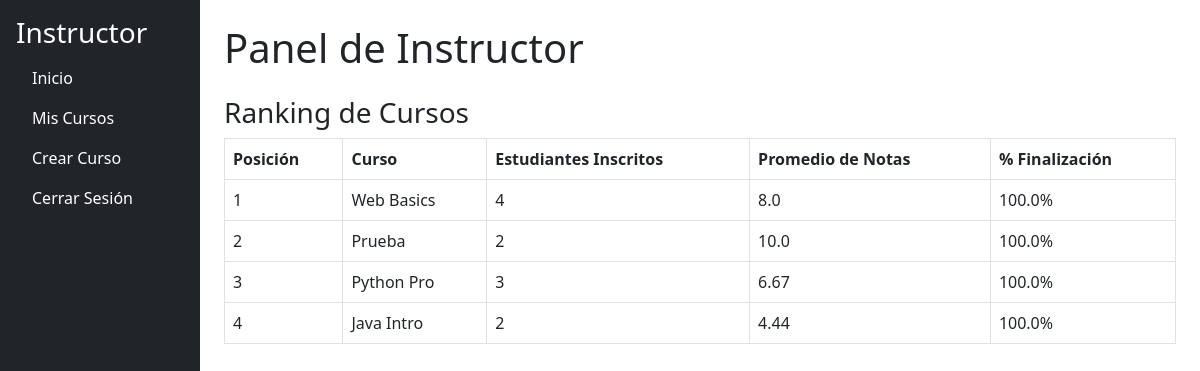
The page /instructor/dashboard (signed in) on the database its author committed.
### models.py (models this page shows, shortened)
class Course(db.Model):
    __tablename__ = 'courses'
    id = db.Column(db.Integer, primary_key=True)
    name = db.Column(db.String(200), nullable=False)
    description = db.Column(db.String(500), nullable=False)
    instructor_id = db.Column(db.Integer, db.ForeignKey('users.id'), nullable=False)
    modules = db.relationship('Module', back_populates='course', lazy=True, cascade='all, delete-orphan')
    enrollments = db.relationship(
        'CourseEnrollment', back_populates='course', lazy=True, cascade='all, delete-orphan'
    )

### app.py (the view)
@app.route('/instructor/dashboard', methods=['GET'])
@login_required
@role_required('instructor')
def instructor_dashboard():
    courses = Course.query.filter_by(instructor_id=current_user.id).all()
    course_metrics = []
    for course in courses:
        total_students = len(course.enrollments)
        total_scores = 0  # Suma de calificaciones
        total_responses = 0  # Total de respuestas evaluadas
        students_completed_course = 0  # Estudiantes que completaron todos los quizzes
        total_quizzes = sum(
            1 for module in course.modules for content in module.content_items if content.type == 'quiz'
        )
        for enrollment in course.enrollments:
            completed_quizzes = db.session.query(
                ContentItem.id
            ).join(StudentResponse).filter(
                StudentResponse.student_id == enrollment.student_id,
                StudentResponse.completed == True,
                ContentItem.module_id.in_([module.id for module in course.modules])
            ).group_by(ContentItem.id).count()
            if total_quizzes > 0 and completed_quizzes == total_quizzes:
                students_completed_course += 1
            for response in enrollment.student.responses:
                if (
                    response.content_item
                    and response.content_item.module
                    and response.content_item.module.course_id == course.id
                ):
                    if response.score is not None:
                        total_scores += response.score
                        total_responses += 1
        average_score = (
            round(total_scores / total_responses, 2) if total_responses > 0 else 0
        )
        completion_rate = (
            round((students_completed_course / total_students) * 100, 2)
            if total_students > 0 else 0
        )
        course_metrics.append({
            'course': course,
            'total_students': total_students,
            'average_score': average_score,
            'completion_rate': completion_rate
        })
    sorted_courses = sorted(
        course_metrics,
        key=lambda x: (
            0.4 * x['total_students'] +
            0.4 * x['average_score'] +
            0.2 * x['completion_rate']
        ),
        reverse=True
    )
    return render_template(
        'instructor/instructor_dashboard.html',
        courses=courses,
        course_metrics=sorted_courses
    )

### app.py (called while the page is built)
@login_manager.user_loader
def load_user(user_id):
    return User.query.get(int(user_id))

def role_required(role):
    def decorator(f):
        @wraps(f)
        def decorated_function(*args, **kwargs):
            if not current_user.is_authenticated or current_user.role.name != role:
                abort(403)
            return f(*args, **kwargs)
        return decorated_function
    return decorator

### app/templates/instructor/instructor_dashboard.html (shortened to what this page needs)
{% extends "instructor/base_instructor.html" %}
{% block content %}
<h1 class="mb-4">Panel de Instructor</h1>
{% if course_metrics %}
<div class="mb-4">
    <h3>Ranking de Cursos</h3>
    <table class="table table-bordered">
        <thead>
            <tr>
                <th>Posición</th>
                <th>Curso</th>
                <th>Estudiantes Inscritos</th>
                <th>Promedio de Notas</th>
                <th>% Finalización</th>
            </tr>
        </thead>
        <tbody>
            {% for i, metric in enumerate(course_metrics) %}
            <tr>
                <td>{{ i + 1 }}</td>
                <td>{{ metric.course.name }}</td>
                <td>{{ metric.total_students }}</td>
                <td>{{ metric.average_score }}</td>
                <td>{{ metric.completion_rate }}%</td>
            </tr>
            {% endfor %}
        </tbody>
    </table>
</div>
{% else %}
<p>No hay datos para mostrar en el ranking de cursos.</p>
{% endif %}
{% endblock %}

### rows shown on the page
Course: course.name "Web Basics"
Course: course.name "Prueba"
Course: course.name "Python Pro"
Course: course.name "Java Intro"

### other values the page prints
{{ i + 1 }} "1" "2" "3" "4"
{{ metric.total_students }} "4" "2" "3" "2"
{{ metric.average_score }} "8.0" "10.0" "6.67" "4.44"
{{ metric.completion_rate }} "100.0" "100.0" "100.0" "100.0"
